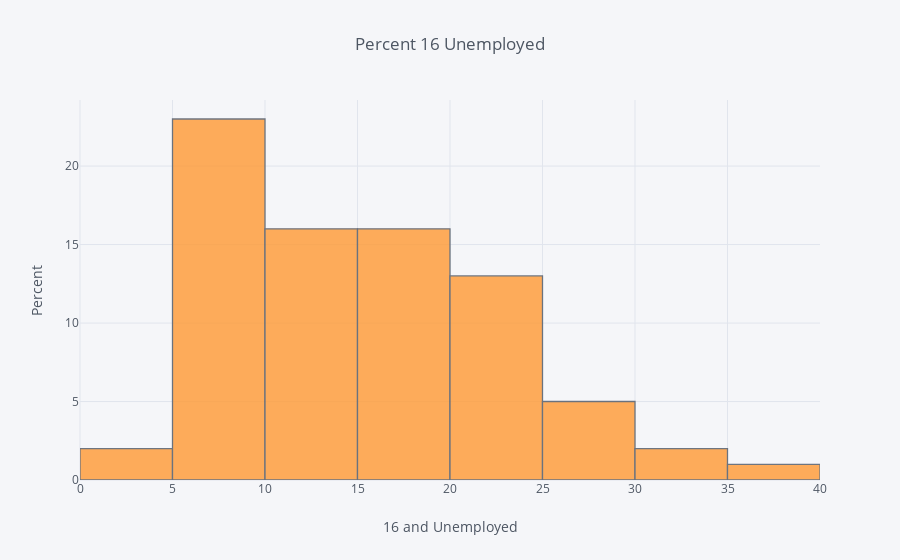

Here is the notebook cell this chart was saved with:
### Markdown cell above
#### Question 7
##### Use `.iplot()` to create a simple histogram of `percent_16_unemployed`.
##### Specify the labels of the axes and the plot title.

### Code cell
chicago_census['percent_16_unemployed'].iplot(kind = 'hist',
                                             xTitle = '16 and Unemployed',
                                             yTitle = 'Percent',
                                             title = 'Percent 16 Unemployed')

### Figure 1 — Plotly figure (JSON) as saved in the notebook; plotly's stock layout.template omitted (floating-point values rounded to 4 significant figures)
{"data": [{"histfunc": "count", "histnorm": "", "marker": {"color": "rgba(255, 153, 51, 1.0)", "line": {"color": "#4D5663", "width": 1.3}}, "name": "percent_16_unemployed", "opacity": 0.8, "orientation": "v", "type": "histogram", "uid": "93da180f-e864-48f0-8e21-8fe34cec8d5a", "x": [8.7, 8.8, 8.9, 8.2, 5.2, 4.7, 5.1, 7, 6.5, 9, 12.4, 6.8, 9.9, 10, 12.6, 10, 10, 13.8, 14.6, 13.1, 9.2, 8.2, 17.3, 6.6, 22.6, 25.8, 19.6, 10.7, 21.2, 15.8, 15.8, 5.7, 4.9, 16.7, 18.2, 28.7, 33.9, 24.3, 15.7, 28.6, 8.4, 23.4, 20, 24, 21.1, 19.7, 18.6, 20, 20.3, 22.8, 16.3, 12.1, 19.4, 34.6, 9.6, 11.3, 16.5, 13.9, 13.4, 13.7, 23, 16.7, 18.2, 9.5, 9.6, 17.1, 35.9, 28, 23, 11.7, 28.3, 8, 20.8, 8.7, 15, 7.1, 9.2, 12.9]}], "layout": {"barmode": "overlay", "legend": {"bgcolor": "#F5F6F9", "font": {"color": "#4D5663"}}, "paper_bgcolor": "#F5F6F9", "plot_bgcolor": "#F5F6F9", "title": {"font": {"color": "#4D5663"}, "text": "Percent 16 Unemployed"}, "xaxis": {"gridcolor": "#E1E5ED", "showgrid": true, "tickfont": {"color": "#4D5663"}, "title": {"font": {"color": "#4D5663"}, "text": "16 and Unemployed"}, "zerolinecolor": "#E1E5ED"}, "yaxis": {"gridcolor": "#E1E5ED", "showgrid": true, "tickfont": {"color": "#4D5663"}, "title": {"font": {"color": "#4D5663"}, "text": "Percent"}, "zerolinecolor": "#E1E5ED"}}}
